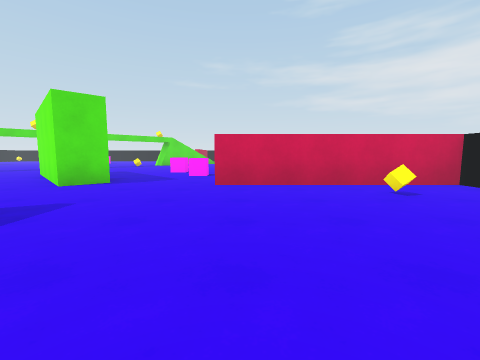
view 1 (above)

22 first-person views from a walk through a scene from a Unity 3-D project. The camera is 1.2 m above the floor, tilts 6° down and sees 90° across. The floor is counted in squares, 2 m on a side. Each view is taken from the middle of a square. On the plan, view 1 faces up. The plan holds only what a view shows up to about 9 squares ahead; the rest is blank. The place goes on beyond the plan. The player character is not drawn.

view 2
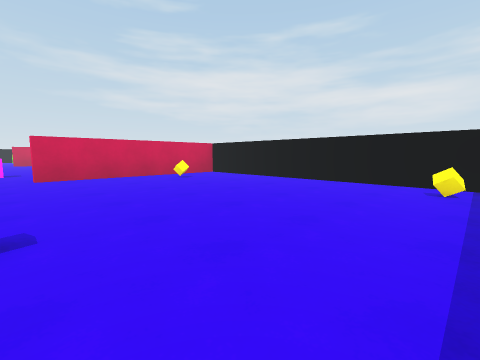

view 3
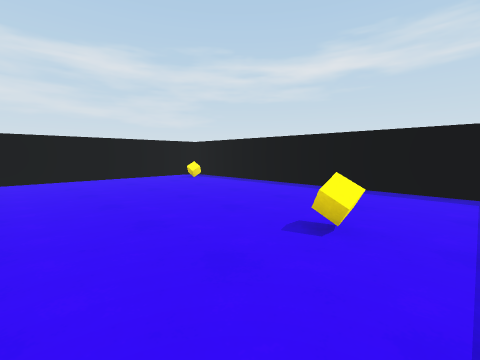

view 4
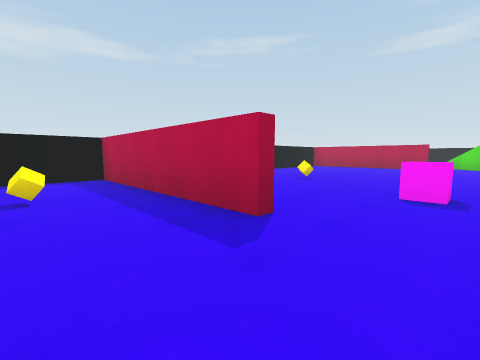

view 5
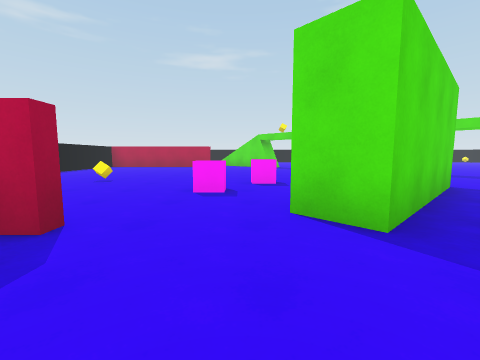

view 6
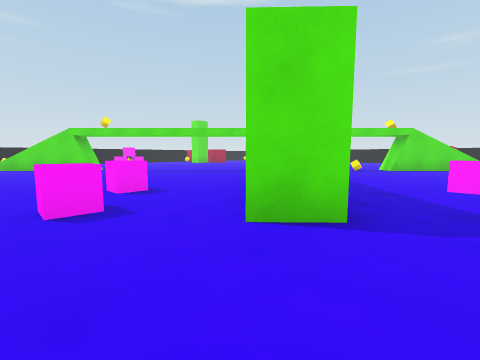

view 7
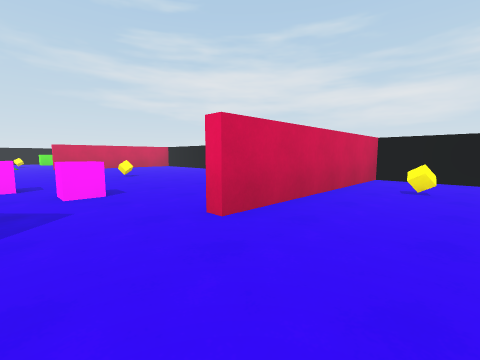

view 8
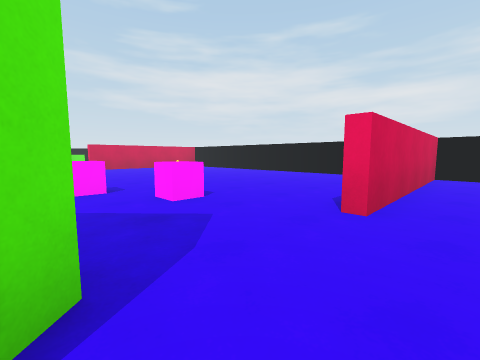

view 9
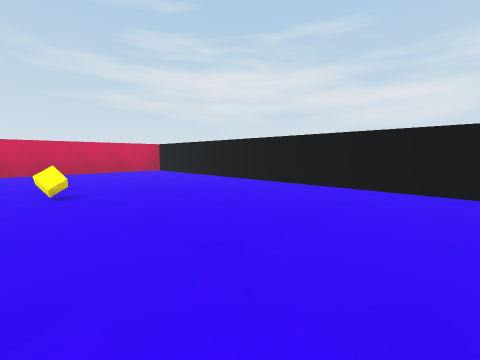

view 10
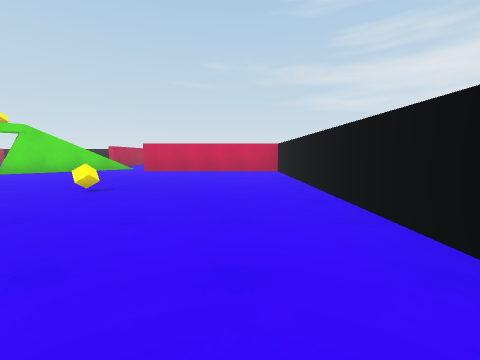

view 11
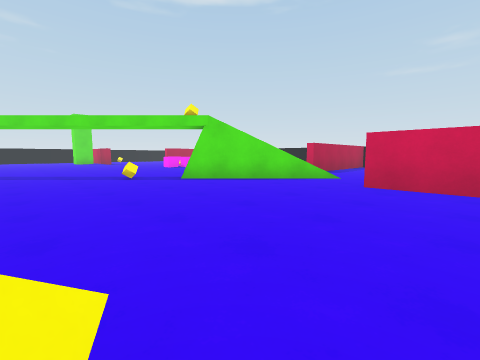

view 12
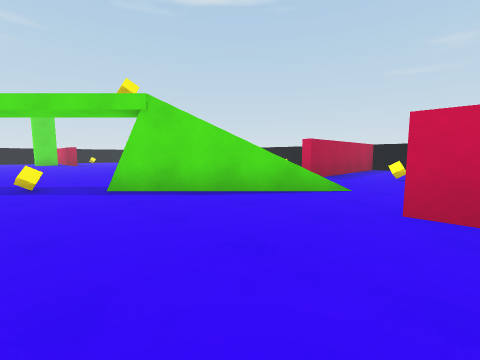

view 13
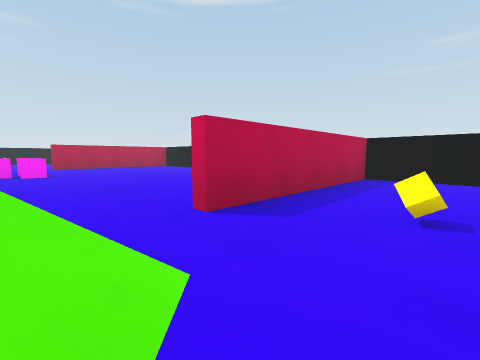

view 14
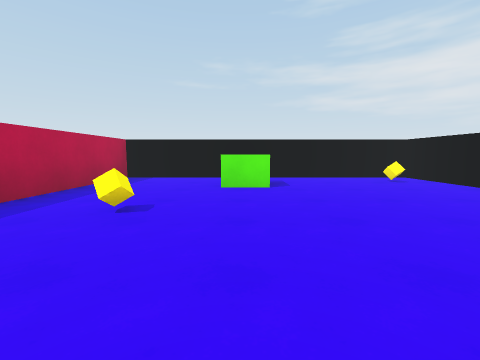

view 15
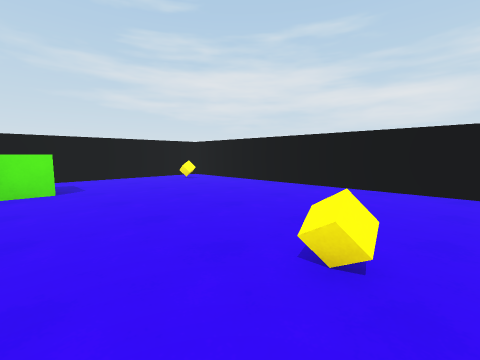

view 16
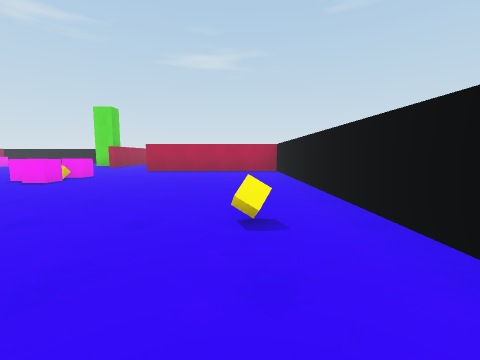

view 17
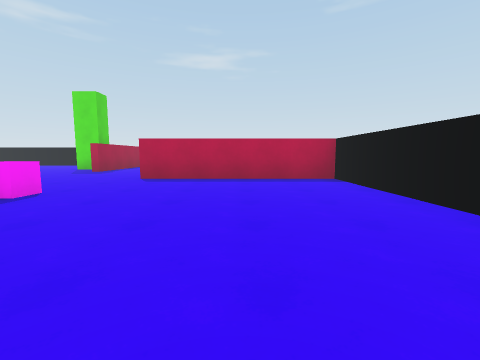

view 18
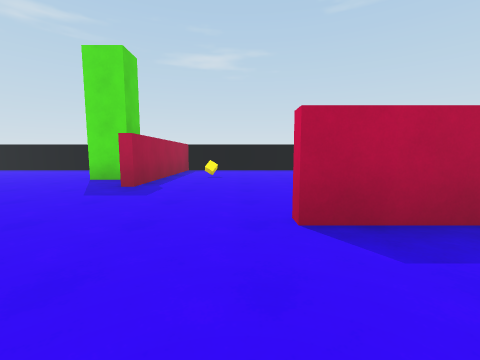

view 19
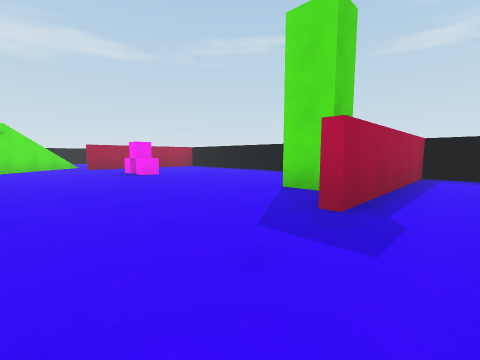

view 20
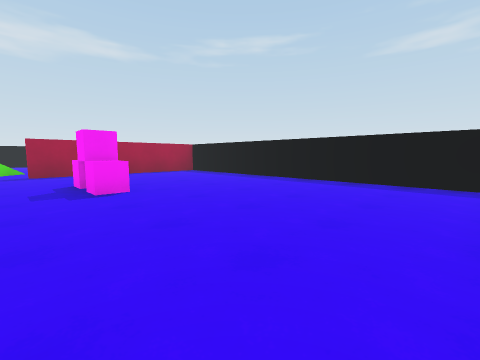

view 21
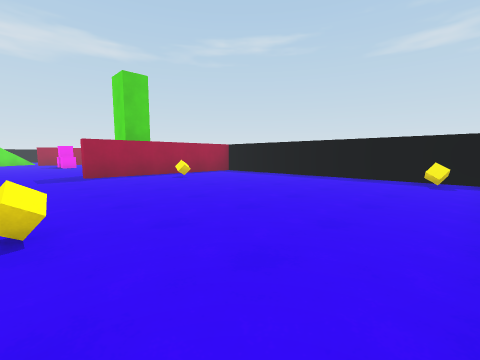

view 22
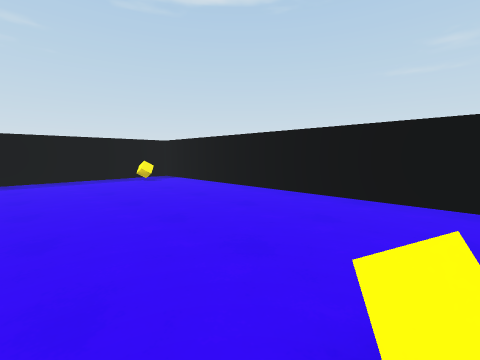

### Floor plan
Ten units are one square. View 1 is at (0, 0); x grows to the right and y downward. Boxes are objects, and circles mark ways between rooms. Rooms are numbered by the first view taken in them; rooms with no view inside come last. Other rooms are left out.
<svg viewBox="-210 -229 259 259">
<path fill="none" stroke="#000" d="M-28 -26 -28 24 44 24 44 -47 -5 -47M-28 -51 -34 -45M-54 -79 -28 -51M-136 -50 -130 -56M-168 -141 -168 -134M-34 -45 -61 -73M-204 -131 -204 -55M-52 -224 -130 -224 -130 -175M-139 -224 -204 -224 -204 -150 -155 -150M-199 -50 -155 -50M-101 24 -95 24M44 -59 44 -148 -5 -148M44 -159 44 -224 -30 -224 -30 -175"/>
<rect x="-15" y="-5" width="10" height="10" fill="#bbb"><title>yellow cube</title></rect>
<rect x="15" y="-45" width="10" height="10" fill="#bbb"><title>yellow cube</title></rect>
<rect x="25" y="15" width="10" height="10" fill="#bbb"><title>yellow cube</title></rect>
<rect x="-205" y="-215" width="10" height="10" fill="#bbb"><title>yellow cube</title></rect>
<rect x="-185" y="-165" width="10" height="10" fill="#bbb"><title>other object</title></rect>
<rect x="-165" y="-85" width="10" height="10" fill="#bbb"><title>cube</title></rect>
<rect x="-165" y="-95" width="10" height="10" fill="#bbb"><title>cube</title></rect>
<rect x="-145" y="-205" width="10" height="10" fill="#bbb"><title>yellow cube</title></rect>
<rect x="-105" y="-165" width="10" height="10" fill="#bbb"><title>cube</title></rect>
<rect x="-105" y="-175" width="10" height="10" fill="#bbb"><title>other object</title></rect>
<rect x="-95" y="-175" width="10" height="20" fill="#bbb"><title>cube</title></rect>
<rect x="-75" y="-15" width="10" height="10" fill="#bbb"><title>yellow cube</title></rect>
<rect x="-65" y="-55" width="10" height="10" fill="#bbb"><title>cube</title></rect>
<rect x="-65" y="-215" width="10" height="10" fill="#bbb"><title>yellow cube</title></rect>
<rect x="-55" y="-45" width="10" height="10" fill="#bbb"><title>cube</title></rect>
<rect x="-55" y="-125" width="10" height="10" fill="#bbb"><title>yellow cube</title></rect>
<rect x="-25" y="-85" width="10" height="10" fill="#bbb"><title>cube</title></rect>
<rect x="-15" y="-75" width="10" height="10" fill="#bbb"><title>cube</title></rect>
<rect x="-5" y="-105" width="10" height="10" fill="#bbb"><title>yellow cube</title></rect>
<rect x="-15" y="-195" width="10" height="10" fill="#bbb"><title>yellow cube</title></rect>
<rect x="-5" y="-215" width="10" height="10" fill="#bbb"><title>green cube</title></rect>
<rect x="5" y="-165" width="10" height="10" fill="#bbb"><title>yellow cube</title></rect>
<rect x="25" y="-215" width="10" height="10" fill="#bbb"><title>yellow cube</title></rect>
<circle cx="-15" cy="-50" r="3" fill="#2a7"/>
<circle cx="-30" cy="-35" r="3" fill="#2a7"/>
<circle cx="-15" cy="-150" r="3" fill="#2a7"/>
<circle cx="-30" cy="-165" r="3" fill="#2a7"/>
<text x="10" y="-10">1</text>
<text x="-90" y="-110">2</text>
<text x="10" y="-190">3</text>
</svg>
Room 1 opens to room 2. Room 2 opens to room 3.

Where each view was taken, in squares from view 1:
view 1: 0 up, 0 right, facing up
view 2: 2 down, 1 left, facing up-right
view 3: 2 up, 2 left, facing down-right
view 4: 4 up, 1 left, facing down-left
view 5: 4 up, 1 left, facing left
view 6: 3 up, 2 left, facing up-left
view 7: 3 up, 2 left, facing up-right
view 8: 4 up, 3 left, facing up-right
view 9: 6 up, 0 right, facing up-right
view 10: 6 up, 3 right, facing up
view 11: 10 up, 1 right, facing up-left
view 12: 12 up, 0 right, facing up-left
view 13: 16 up, 1 left, facing up-left
view 14: 16 up, 0 right, facing up
view 15: 16 up, 0 right, facing up-right
view 16: 21 up, 4 left, facing left
view 17: 20 up, 7 left, facing left
view 18: 17 up, 11 left, facing left
view 19: 16 up, 13 left, facing down-left
view 20: 13 up, 15 left, facing down-left
view 21: 22 up, 14 left, facing down-left
view 22: 19 up, 14 left, facing up-left
